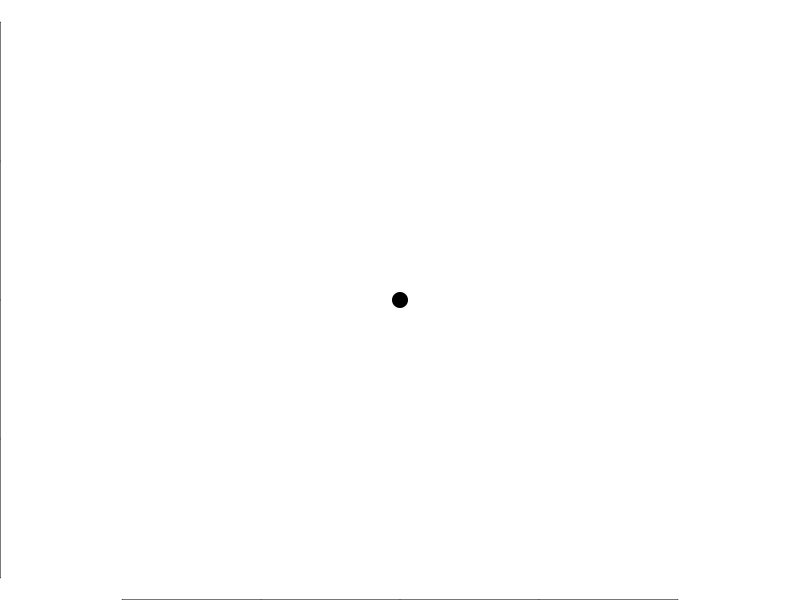

R code for this plot: (Note: this script raises an error after producing the figure.)


par(mar=c(0,0,0,0))
plot(x=NULL, y=NULL, xlim=c(-1, 1), ylim=c(-1, 1), bty="n", asp=1)

points(x=0, y=0, pch=19, cex=2)

n <- 10 # number of points you want on the unit circle
#pts.circle <- t(sapply(1:n,function(r)c(cos(2*r*pi/n),sin(2*r*pi/n))))
pts.circle <- generateEquiDistantPointsOnCircle(n)
points(pts.circle, col='red', pch=19, xlab='x', ylab='y')
points(pts.circle*0.5, col='blue', pch=19, xlab='x', ylab='y')

polygon(pts.circle, col=rgb(0,0,0, 0.5), border=NA)
polygon(pts.circle*0.5, col=rgb(0,0,0, 0.5), border=NA)


#### FUNCTIONS ####

generateEquiDistantPointsOnCircle <- function(numberOfPoints, radius=1, origin=c(0,0)){
  
  # Code adapted from: https://stackoverflow.com/questions/40279052/coordinates-of-equally-distanced-n-points-on-a-circle-in-r
  
  # Generate equidistant points on circle
  points <- sapply(1:n, 
                   function(position, n){
                     
                     # Calculate the X coordinate
                     x <- cos(2 * position * pi/n)
                     
                     # Calculate the Y coordinate
                     y <- sin(2 * position * pi/n)
                     
                     return(c(x, y))
                   }, n)
  
  # Transpose the matrix for plotting
  points <- t(points)
  
  # Move points based on radius
  points <- points * radius
  
  # Move points based on origin
  points[, 1] <- points[, 1] + origin[0]
  points[, 2] <- points[, 2] + origin[1]
  
  return(points)
}

findPointOnLine <- function(destination, radius, origin=c(0,0)){
  
  # Maths taken from: https://math.stackexchange.com/questions/175896/finding-a-point-along-a-line-a-certain-distance-away-from-another-point
  
  # Store the differences between destination and origin
  differences <- c(destination[1] - origin[1], destination[2] - origin[2])
  
  # Normalise those differences 
  normalised <- differences / sqrt(sum(differences^2))
  
  # Calculate the coordinates of the point on the outer circle
  point <- origin + (radius * normalised)
  
  return(point)
}